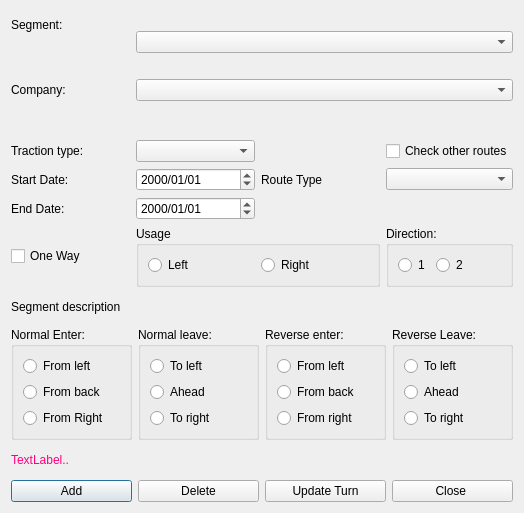
<?xml version="1.0" encoding="UTF-8"?>
<ui version="4.0">
 <class>RouteDlg</class>
 <widget class="QDialog" name="RouteDlg">
  <property name="geometry">
   <rect>
    <x>0</x>
    <y>0</y>
    <width>524</width>
    <height>513</height>
   </rect>
  </property>
  <property name="font">
   <font>
    <pointsize>9</pointsize>
   </font>
  </property>
  <property name="windowTitle">
   <string>Dialog</string>
  </property>
  <layout class="QGridLayout" name="gridLayout">
   <item row="0" column="0">
    <widget class="QLabel" name="label">
     <property name="text">
      <string>Segment:</string>
     </property>
    </widget>
   </item>
   <item row="2" column="0">
    <widget class="QLabel" name="label_2">
     <property name="text">
      <string>Company:</string>
     </property>
    </widget>
   </item>
   <item row="3" column="0" colspan="4">
    <widget class="RouteNameWidget" name="rnw" native="true"/>
   </item>
   <item row="4" column="0">
    <widget class="QLabel" name="label_3">
     <property name="text">
      <string>Traction type:</string>
     </property>
    </widget>
   </item>
   <item row="4" column="3">
    <widget class="QCheckBox" name="chkOtherRoutes">
     <property name="text">
      <string>Check other routes</string>
     </property>
    </widget>
   </item>
   <item row="5" column="0">
    <widget class="QLabel" name="label_4">
     <property name="text">
      <string>Start Date:</string>
     </property>
    </widget>
   </item>
   <item row="6" column="0">
    <widget class="QLabel" name="label_5">
     <property name="text">
      <string>End Date:</string>
     </property>
    </widget>
   </item>
   <item row="7" column="0">
    <widget class="QCheckBox" name="cbOneWay">
     <property name="toolTip">
      <string>&lt;html&gt;&lt;head/&gt;&lt;body&gt;&lt;p&gt;Click if this route segment is one way.&lt;/p&gt;&lt;/body&gt;&lt;/html&gt;</string>
     </property>
     <property name="text">
      <string>One Way</string>
     </property>
    </widget>
   </item>
   <item row="7" column="1" colspan="2">
    <widget class="QGroupBox" name="gbUsage">
     <property name="toolTip">
      <string>&lt;html&gt;&lt;head/&gt;&lt;body&gt;&lt;p&gt;If the direction of travel is the same as the definition of the segement, select &amp;quot;Right&amp;quot; else select &amp;quot;L&amp;quot;.&lt;/p&gt;&lt;/body&gt;&lt;/html&gt;</string>
     </property>
     <property name="whatsThis">
      <string>&lt;html&gt;&lt;head/&gt;&lt;body&gt;&lt;p&gt;When a route uses only one track of two, which track must be specified.&lt;/p&gt;&lt;/body&gt;&lt;/html&gt;</string>
     </property>
     <property name="title">
      <string>Usage</string>
     </property>
     <layout class="QHBoxLayout" name="horizontalLayout">
      <item>
       <widget class="QRadioButton" name="rbLeft">
        <property name="text">
         <string>Left</string>
        </property>
       </widget>
      </item>
      <item>
       <widget class="QRadioButton" name="rbRight">
        <property name="text">
         <string>Right</string>
        </property>
       </widget>
      </item>
     </layout>
    </widget>
   </item>
   <item row="7" column="3">
    <widget class="QGroupBox" name="gbDirection">
     <property name="font">
      <font>
       <pointsize>9</pointsize>
      </font>
     </property>
     <property name="toolTip">
      <string>&lt;html&gt;&lt;head/&gt;&lt;body&gt;&lt;p&gt;The direction that this route segment heads. &lt;/p&gt;&lt;/body&gt;&lt;/html&gt;</string>
     </property>
     <property name="title">
      <string>Direction:</string>
     </property>
     <layout class="QFormLayout" name="formLayout">
      <item row="0" column="0">
       <widget class="QRadioButton" name="rbNormal">
        <property name="text">
         <string>1</string>
        </property>
       </widget>
      </item>
      <item row="0" column="1">
       <widget class="QRadioButton" name="rbReverse">
        <property name="text">
         <string>2</string>
        </property>
       </widget>
      </item>
     </layout>
    </widget>
   </item>
   <item row="8" column="0" colspan="3">
    <widget class="QLabel" name="lblSegmentText">
     <property name="text">
      <string>Segment description</string>
     </property>
    </widget>
   </item>
   <item row="9" column="0" colspan="4">
    <layout class="QHBoxLayout" name="horizontalLayout_3">
     <item>
      <widget class="QGroupBox" name="gbNormalEnter">
       <property name="font">
        <font>
         <pointsize>9</pointsize>
        </font>
       </property>
       <property name="toolTip">
        <string>Select how segment is entered</string>
       </property>
       <property name="title">
        <string>Normal Enter:</string>
       </property>
       <layout class="QVBoxLayout" name="verticalLayout">
        <item>
         <widget class="QRadioButton" name="rbNFromLeft">
          <property name="text">
           <string>From left</string>
          </property>
         </widget>
        </item>
        <item>
         <widget class="QRadioButton" name="rbNFromBack">
          <property name="text">
           <string>From back</string>
          </property>
         </widget>
        </item>
        <item>
         <widget class="QRadioButton" name="rbNFromRight">
          <property name="text">
           <string>From Right</string>
          </property>
         </widget>
        </item>
       </layout>
      </widget>
     </item>
     <item>
      <widget class="QGroupBox" name="gbNormalLeave">
       <property name="font">
        <font>
         <pointsize>9</pointsize>
        </font>
       </property>
       <property name="toolTip">
        <string>Select how to leave the segment</string>
       </property>
       <property name="title">
        <string>Normal leave:</string>
       </property>
       <layout class="QVBoxLayout" name="verticalLayout_2">
        <item>
         <widget class="QRadioButton" name="rbNToLeft">
          <property name="text">
           <string>To left</string>
          </property>
         </widget>
        </item>
        <item>
         <widget class="QRadioButton" name="rbNAhead">
          <property name="text">
           <string>Ahead</string>
          </property>
         </widget>
        </item>
        <item>
         <widget class="QRadioButton" name="rbNToRight">
          <property name="text">
           <string>To right</string>
          </property>
         </widget>
        </item>
       </layout>
      </widget>
     </item>
     <item>
      <widget class="QGroupBox" name="gbReverseEnter">
       <property name="font">
        <font>
         <pointsize>9</pointsize>
        </font>
       </property>
       <property name="toolTip">
        <string>Select how a 2-way segment is entered in the reverse direction</string>
       </property>
       <property name="title">
        <string>Reverse enter:</string>
       </property>
       <layout class="QVBoxLayout" name="verticalLayout_3">
        <item>
         <widget class="QRadioButton" name="rbRFromLeft">
          <property name="text">
           <string>From left</string>
          </property>
         </widget>
        </item>
        <item>
         <widget class="QRadioButton" name="rbRFromBack">
          <property name="text">
           <string>From back</string>
          </property>
         </widget>
        </item>
        <item>
         <widget class="QRadioButton" name="rbRFromRight">
          <property name="text">
           <string>From right</string>
          </property>
         </widget>
        </item>
       </layout>
      </widget>
     </item>
     <item>
      <widget class="QGroupBox" name="gbReverseLeave">
       <property name="font">
        <font>
         <pointsize>9</pointsize>
        </font>
       </property>
       <property name="toolTip">
        <string>Select how a 2-way segment is exited in the reverse direction</string>
       </property>
       <property name="title">
        <string>Reverse Leave:</string>
       </property>
       <layout class="QVBoxLayout" name="verticalLayout_4">
        <item>
         <widget class="QRadioButton" name="rbRToLeft">
          <property name="text">
           <string>To left</string>
          </property>
         </widget>
        </item>
        <item>
         <widget class="QRadioButton" name="rbRAhead">
          <property name="text">
           <string>Ahead</string>
          </property>
         </widget>
        </item>
        <item>
         <widget class="QRadioButton" name="rbRToRight">
          <property name="text">
           <string>To right</string>
          </property>
         </widget>
        </item>
       </layout>
      </widget>
     </item>
    </layout>
   </item>
   <item row="10" column="0">
    <widget class="QLabel" name="lblHelpText">
     <property name="palette">
      <palette>
       <active>
        <colorrole role="WindowText">
         <brush brushstyle="SolidPattern">
          <color alpha="255">
           <red>255</red>
           <green>0</green>
           <blue>127</blue>
          </color>
         </brush>
        </colorrole>
       </active>
       <inactive>
        <colorrole role="WindowText">
         <brush brushstyle="SolidPattern">
          <color alpha="255">
           <red>255</red>
           <green>0</green>
           <blue>127</blue>
          </color>
         </brush>
        </colorrole>
       </inactive>
       <disabled>
        <colorrole role="WindowText">
         <brush brushstyle="SolidPattern">
          <color alpha="255">
           <red>159</red>
           <green>158</green>
           <blue>158</blue>
          </color>
         </brush>
        </colorrole>
       </disabled>
      </palette>
     </property>
     <property name="text">
      <string>TextLabel..</string>
     </property>
    </widget>
   </item>
   <item row="11" column="0" colspan="4">
    <layout class="QHBoxLayout" name="horizontalLayout_2">
     <item>
      <widget class="QPushButton" name="btnAdd">
       <property name="toolTip">
        <string>Add or update segment to route</string>
       </property>
       <property name="text">
        <string>Add</string>
       </property>
      </widget>
     </item>
     <item>
      <widget class="QPushButton" name="btnDelete">
       <property name="text">
        <string>Delete</string>
       </property>
      </widget>
     </item>
     <item>
      <widget class="QPushButton" name="btnUpdateTurn">
       <property name="toolTip">
        <string>Add or update with suggested turn info</string>
       </property>
       <property name="text">
        <string>Update Turn</string>
       </property>
      </widget>
     </item>
     <item>
      <widget class="QPushButton" name="btnClose">
       <property name="text">
        <string>Close </string>
       </property>
      </widget>
     </item>
    </layout>
   </item>
   <item row="4" column="1">
    <widget class="QComboBox" name="cbTractionType"/>
   </item>
   <item row="5" column="1">
    <widget class="QDateEdit" name="dateStart">
     <property name="minimumDate">
      <date>
       <year>1752</year>
       <month>10</month>
       <day>16</day>
      </date>
     </property>
     <property name="displayFormat">
      <string>yyyy/MM/dd</string>
     </property>
    </widget>
   </item>
   <item row="6" column="1">
    <widget class="QDateEdit" name="dateEnd">
     <property name="displayFormat">
      <string>yyyy/MM/dd</string>
     </property>
    </widget>
   </item>
   <item row="0" column="1" rowspan="2" colspan="3">
    <widget class="QComboBox" name="cbSegments">
     <property name="toolTip">
      <string>Select an existing route segment to update</string>
     </property>
    </widget>
   </item>
   <item row="2" column="1" colspan="3">
    <widget class="QComboBox" name="cbCompany">
     <property name="editable">
      <bool>false</bool>
     </property>
    </widget>
   </item>
   <item row="5" column="2">
    <widget class="QLabel" name="label_6">
     <property name="text">
      <string>Route Type</string>
     </property>
    </widget>
   </item>
   <item row="5" column="3">
    <widget class="QComboBox" name="cbRouteType"/>
   </item>
  </layout>
 </widget>
 <customwidgets>
  <customwidget>
   <class>RouteNameWidget</class>
   <extends>QWidget</extends>
   <header>routenamewidget.h</header>
   <container>1</container>
  </customwidget>
 </customwidgets>
 <tabstops>
  <tabstop>cbSegments</tabstop>
  <tabstop>rbNormal</tabstop>
  <tabstop>rbNFromLeft</tabstop>
  <tabstop>rbNFromBack</tabstop>
  <tabstop>rbNFromRight</tabstop>
  <tabstop>rbNToLeft</tabstop>
  <tabstop>rbNAhead</tabstop>
  <tabstop>rbNToRight</tabstop>
  <tabstop>rbRFromBack</tabstop>
  <tabstop>rbRFromRight</tabstop>
  <tabstop>rbRToLeft</tabstop>
  <tabstop>rbRAhead</tabstop>
  <tabstop>rbRToRight</tabstop>
  <tabstop>btnAdd</tabstop>
  <tabstop>btnDelete</tabstop>
  <tabstop>btnUpdateTurn</tabstop>
  <tabstop>btnClose</tabstop>
  <tabstop>rbReverse</tabstop>
 </tabstops>
 <resources/>
 <connections/>
</ui>
